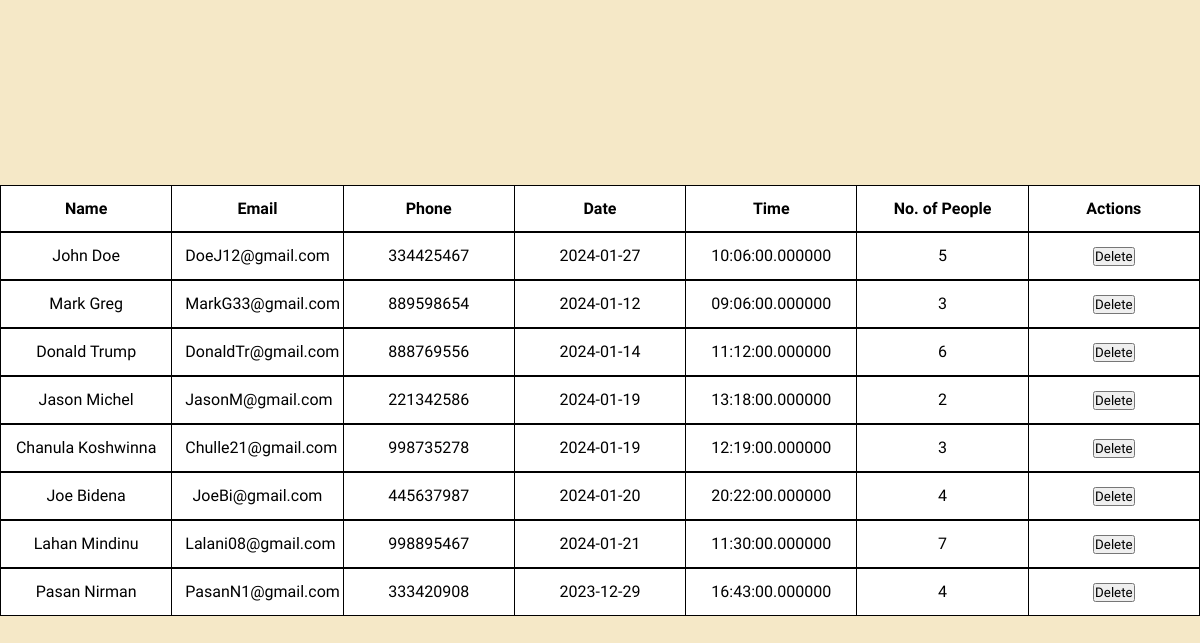
Page /viewReservations.php on the committed database.
### tables this page shows
CREATE TABLE IF NOT EXISTS `reservation` (
  `id` int(100) NOT NULL AUTO_INCREMENT,
  `name` varchar(120) NOT NULL,
  `email` varchar(200) NOT NULL,
  `phone` int(100) NOT NULL,
  `date` date NOT NULL,
  `time` time(6) NOT NULL,
  `number` int(50) NOT NULL,
  PRIMARY KEY (`id`)
);

### viewReservations.php (the view, shortened to what this page needs)
<!DOCTYPE html>
<html lang="en">
<head>
    <link rel="stylesheet" href="https://cdnjs.cloudflare.com/ajax/libs/font-awesome/6.5.0/css/all.min.css">
    <link rel="stylesheet" href="admin.css">
</head>
<body>
<?php
require 'connection.php';
$view = "SELECT id, name, email, phone, date, time, number FROM reservation";
$result = mysqli_query($conn, $view);
if (mysqli_num_rows($result) > 0) {
    echo "<table border='1' style='border: #000; background-color: #fff; text-align: center;'>";
    echo "<tr>
        <th style='padding: 13px;'>Name</th>
        <th style='padding: 13px;'>Email</th>
        <th style='padding: 13px;'>Phone</th>
        <th style='padding: 13px;'>Date</th>
        <th style='padding: 13px;'>Time</th>
        <th style='padding: 13px;'>No. of People</th>
        <th style='padding: 13px;'>Actions</th>
        </tr>";
    while ($row = mysqli_fetch_assoc($result)) {
        echo "<tr>";
        echo "<td style='padding: 13px;'>" . $row['name'] . "</td>";
        echo "<td style='padding: 13px;'>" . $row['email'] . "</td>";
        echo "<td style='padding: 13px;'>" . $row['phone'] . "</td>";
        echo "<td style='padding: 13px;'>" . $row['date'] . "</td>";
        echo "<td style='padding: 13px;'>" . $row['time'] . "</td>";
        echo "<td style='padding: 13px;'>" . $row['number'] . "</td>";
        echo "<td style='padding: 13px;'>
        <form method='post' action=''>
            <input type='hidden' name='reservation_id' value='" . $row['id'] . "'>
            <button type='submit' name='delete_reservation'>Delete</button>
        </form></td>";
        echo "</tr>";
    }
    echo "</table>";
} else {
    echo "0 results";
}
?>
</body>
</html>

### admin.css (style rules this page uses)
:root { --purple: #6F4C5B; --black: #192a56; --light-color: #666; --box-shadow: 5px 5px 15px rgba(0, 0, 0, .1); }
* { font-family: 'Poppins', sans-serif; font-family: 'Work Sans', sans-serif; margin: 0; padding: 0; box-sizing: border-box; transition: all, 0.3s linear; }
body { display: flex; align-items: center; justify-content: center; width: 100%; height: 100vh; background-color: #F5E8C7; }
table { width: 100%; border-collapse: collapse; position: relative; }
tbody tr { display: table; width: 100%; table-layout: fixed; }

### rows in the picture
reservation: name "John Doe", email "DoeJ12@gmail.com", phone "334425467", date "2024-01-27", time "10:06:00.000000", number "5"
reservation: name "Mark Greg", email "MarkG33@gmail.com", phone "889598654", date "2024-01-12", time "09:06:00.000000", number "3"
reservation: name "Donald Trump", email "DonaldTr@gmail.com", phone "888769556", date "2024-01-14", time "11:12:00.000000", number "6"
reservation: name "Jason Michel", email "JasonM@gmail.com", phone "221342586", date "2024-01-19", time "13:18:00.000000", number "2"
reservation: name "Chanula Koshwinna", email "Chulle21@gmail.com", phone "998735278", date "2024-01-19", time "12:19:00.000000", number "3"
reservation: name "Joe Bidena", email "JoeBi@gmail.com", phone "445637987", date "2024-01-20", time "20:22:00.000000", number "4"
reservation: name "Lahan Mindinu", email "Lalani08@gmail.com", phone "998895467", date "2024-01-21", time "11:30:00.000000", number "7"
reservation: name "Pasan Nirman", email "PasanN1@gmail.com", phone "333420908", date "2023-12-29", time "16:43:00.000000", number "4"
